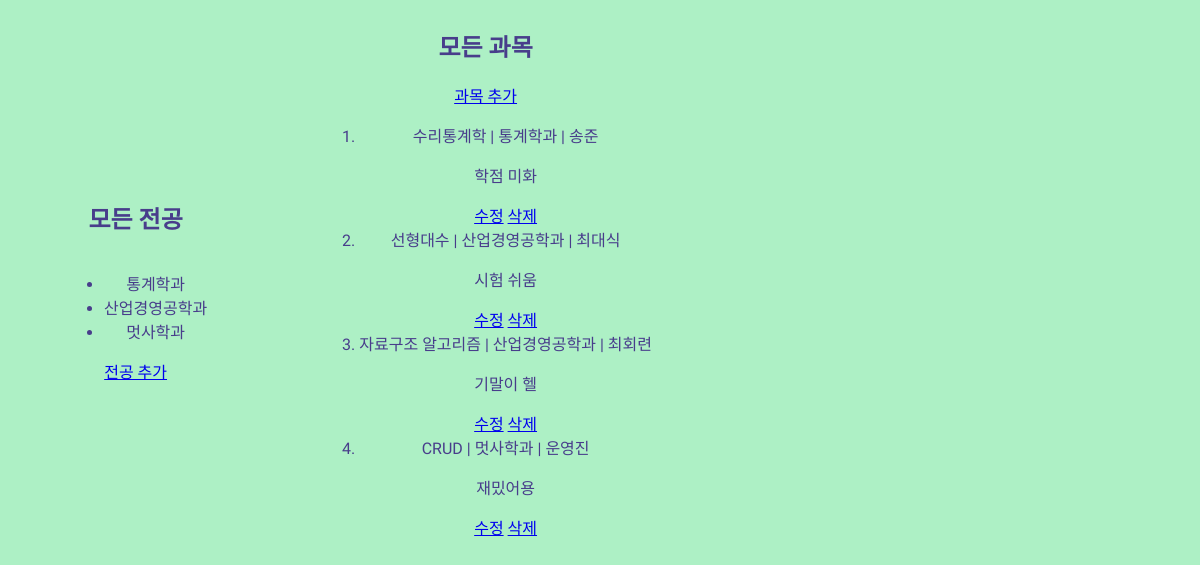
The page /home on the database its author committed.
### subjectApp/models.py (models this page shows, shortened)
class Major(models.Model):
    name = models.CharField(max_length=200)
    def __str__(self):
        return str(self.name)

class Subject(models.Model):
    major = models.ForeignKey("Major", related_name="subject", on_delete=models.CASCADE)
    subject_name = models.CharField(max_length=200)
    prof_name = models.CharField(max_length=200)
    memo = models.CharField(max_length=200)

### subjectApp/views.py (the view)
# urls.py: 2. Add a URL to urlpatterns:  path('', views.home, name='home')
def home(request):
    majors = Major.objects.all()
    subjects = Subject.objects.all()
    return render(request,'home.html',{'majors':majors, 'subjects': subjects})

### subjectApp/templates/home.html (shortened to what this page needs)
<!DOCTYPE html>
<html lang="en">
<head>
    {% load static %}
    <link rel="stylesheet" href="{% static 'home.css' %}" />
</head>
<body>
    <div class="major">
        <h2>모든 전공</h2>
        <ul>{% for major in majors %}
        <li>{{ major.name }}</li>
        {% endfor %}
        </ul>
        <a href = "{% url 'addMajor' %}">전공 추가</a>
    </div>
    <div class="subject">
        <h2>모든 과목</h2>
        <a href = "{% url 'addSubject' %}"> 과목 추가</a>
        <ol>
    {% for subject in subjects %}
    <div>
        <li>
            <div>
                <span class="bold">{{subject.subject_name}}</span>
                <span>| {{subject.major}} |</span>
                <span>{{ subject.prof_name }} </span>
                <div class = "memo">{{ subject.memo|linebreaks }}</div>
                <a href="{% url 'editSubject' subject.pk %}" class = "button">수정</a>
                <a href="{% url 'deleteSubject' subject.pk %}" class="button">삭제</a>
            </div>
        </li>
    </div>
    {% endfor %}
        </ol>
    </div>
</body>
</html>

### subjectApp/static/home.css (style rules this page uses)
body { color : darkblue; background-color: rgba(173, 240, 197, 0.997); font-family: "Jua"; display: flex; justify-content: space-around; align-items: center; flex-direction: row; text-align: center; width: 700px; }
.major { color : darkslateblue; font-family: "Jua"; display: flex; justify-content: center; align-items: center; flex-direction: column; text-align: center; }
.subject { color : darkslateblue; font-family: "Jua"; display: flex; justify-content: center; align-items: center; flex-direction: column; text-align: center; }

### rows shown on the page
Major: name "통계학과"
Major: name "산업경영공학과"
Major: name "멋사학과"
Subject: subject_name "수리통계학", major "통계학과", prof_name "송준", memo "학점 미화"
Subject: subject_name "선형대수", major "산업경영공학과", prof_name "최대식", memo "시험 쉬움"
Subject: subject_name "자료구조 알고리즘", major "산업경영공학과", prof_name "최회련", memo "기말이 헬"
Subject: subject_name "CRUD", major "멋사학과", prof_name "운영진", memo "재밌어용"
